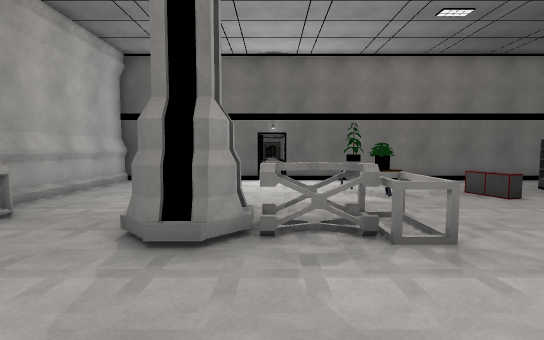
View 1 (above)

20 first-person views from a walk through a Unity game level. The camera is 1.5 m above the floor, tilts 4° down and sees 85° across. The floor is counted in squares, 1 m on a side. Each view is taken from the middle of a square. On the plan, view 1 faces up. The plan holds only what a view shows up to about 15 squares ahead; the rest is blank. The place goes on beyond the plan. Some animated figures are not drawn. Door leaves are left out, so doorways stand open. Surface patterns are stand-ins for the level's own textures.

View 2
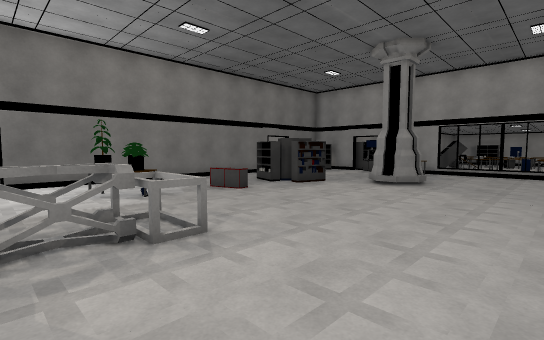

View 3
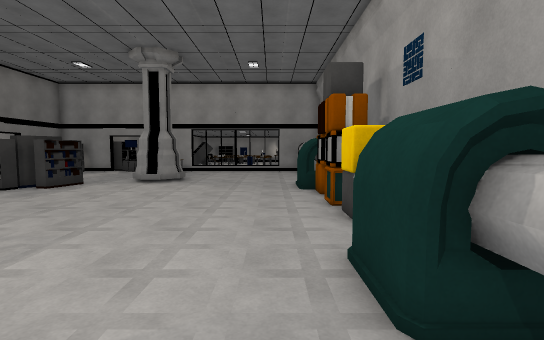

View 4
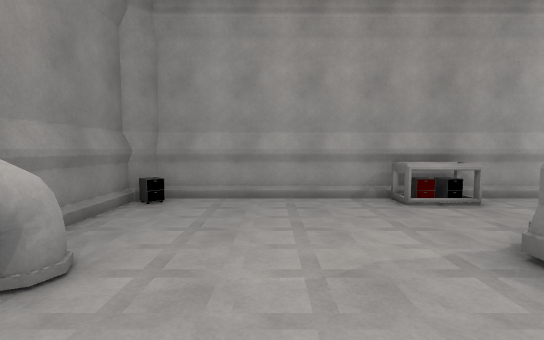

View 5
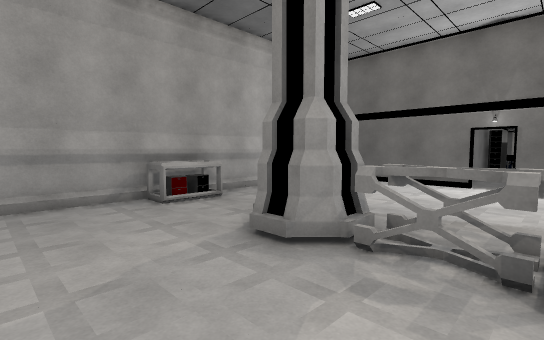

View 6
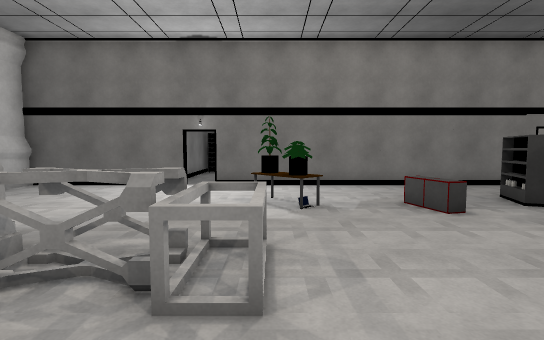

View 7
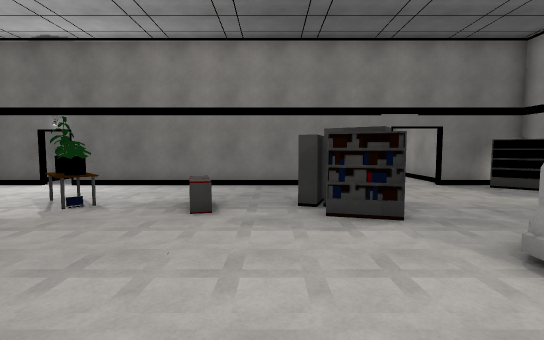

View 8
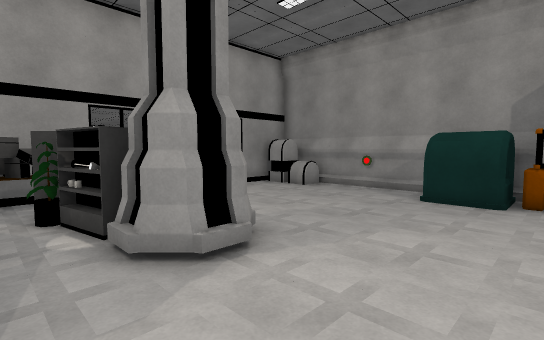

View 9
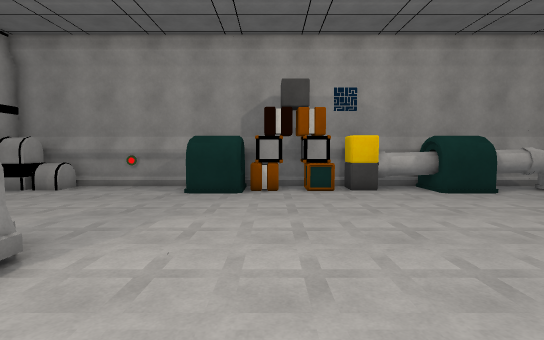

View 10
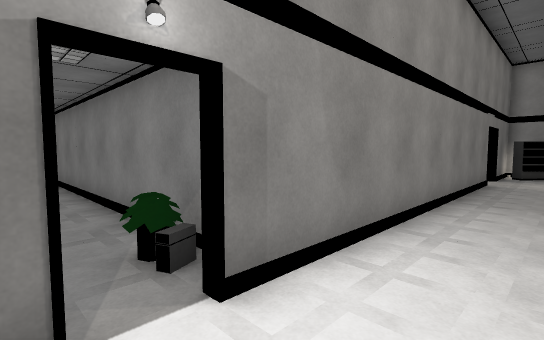

View 11
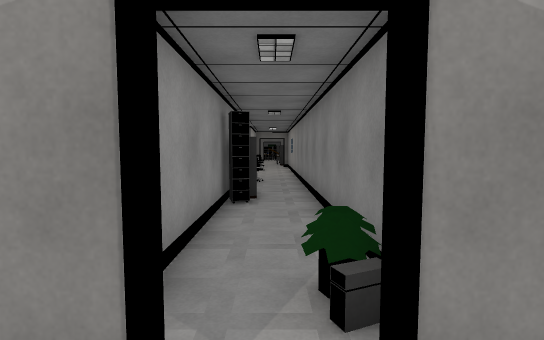

View 12
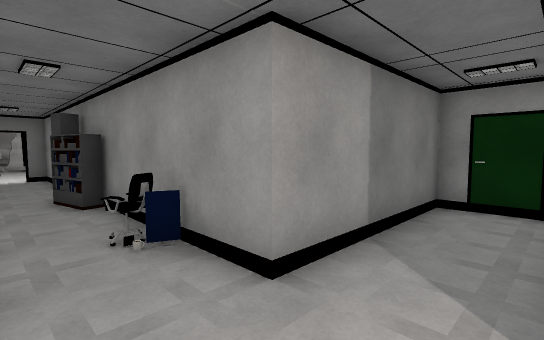

View 13
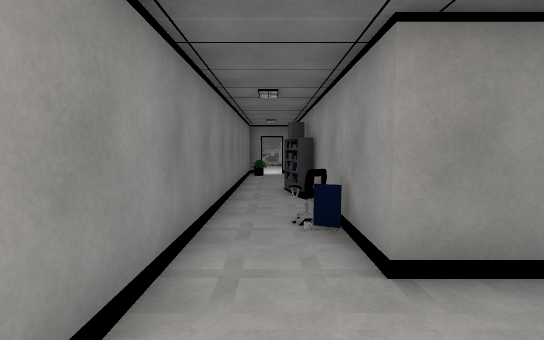

View 14
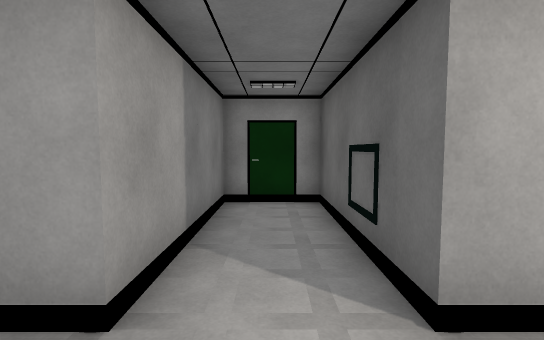

View 15
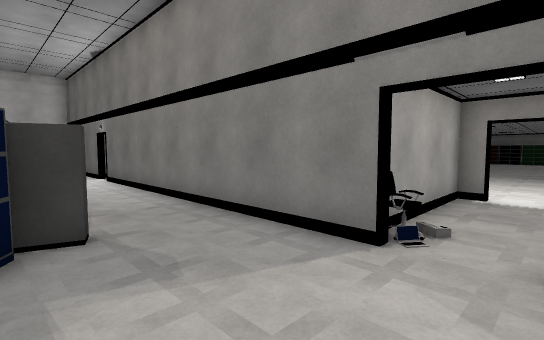

View 16
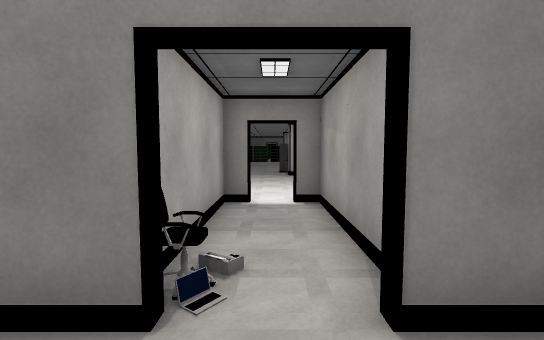

View 17
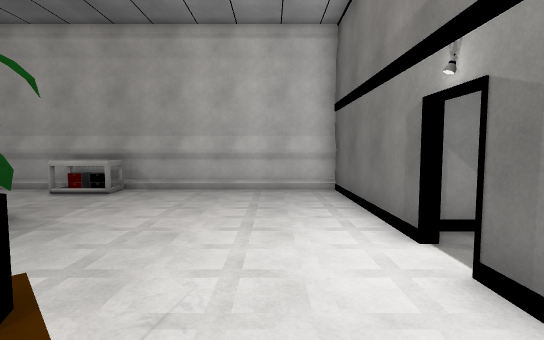

View 18
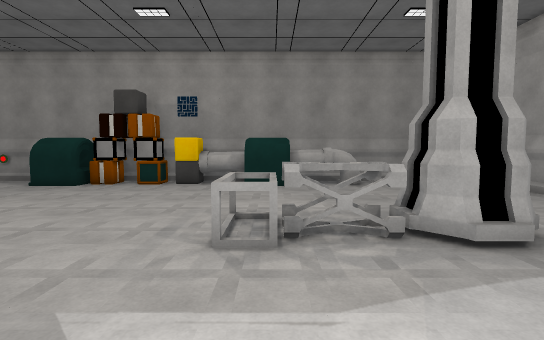

View 19
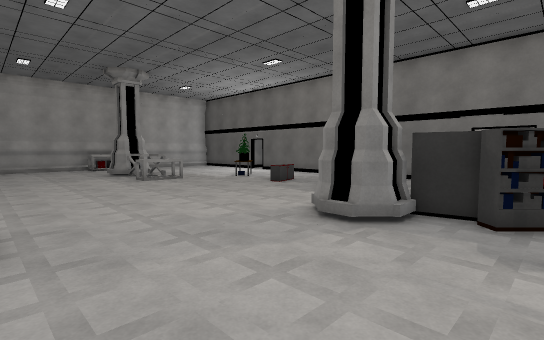

View 20
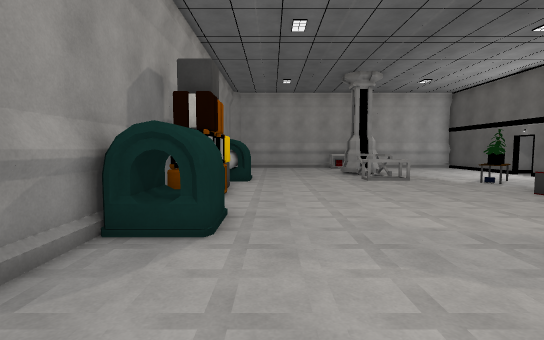

### Floor plan
Points are (right, up) in squares from view 1. A wall is a line through its corners. A room is listed if a view was taken in it or the views show most of it. See-through windows are left out.
Room 1 (views 1, 2, 3, 4, 5, 6, 7, 8, 9, 10, 11, 15, 16, 17, 18, 19, 20)
walls: (2.9, -3.1) (17.5, -3.1); (-0.5, 14.4) (-7.1, 14.4) (-7.1, -2.5) (-6.5, -3.1) (1.2, -3.1); (13.6, 14.4) (0.6, 14.4); (-6.7, 6.6) (-6.7, 4.5); (16.4, 15.2) (16.4, 20.4) (15.6, 20.4); (17.5, 14.4) (16, 14.4); (14.4, 20.4) (13.6, 20.4) (13.6, 15.6)
low walls: (2.9, 6.6) (2.9, 4.6) (1.9, 4.6) (1.9, 6.6) (2.9, 6.6); (2.8, 4.7) (2.8, 6.4)
ways out: open door at (0, 14.5) to room 2; open door at (15, 20.5)
objects: cabinet (-6, -2); cabinet (-6, 5); cabinet (-6, 6); pipe (-2, -2) to (0, -2); pillar (-2, 5) to (-1, 6); other object (0, 5) to (1, 6); other object (1, -2) to (3, -1); other object (3, 10) to (4, 10); other object (3, 11); other object (4, -2); other object (5, -2) to (6, -2); other object (7, -2); cabinet (7, 9) to (7, 10); other object (8, -2); other object (9, -2); other object (10, -2); shelf (10, 8) to (12, 9); shelf (10, 10) to (10, 11); other object (11, -2) to (12, -1); cabinet (11, 9) to (12, 10); pillar (13, 5) to (14, 6); shelf (14, 6) to (15, 6); chair (14, 15); shelf (16, 6) to (17, 7); other object (17, -2)
Room 2 (views 12, 13, 14)
walls: (-1.4, 20.1) (-1.4, 14.6) (-0.6, 14.6); (-1.4, 33.2) (-1.4, 32.4) (-7.4, 32.4) (-7.4, 29.6) (-1.4, 29.6) (-1.4, 23.7); (1.4, 16.6) (1.4, 31.6)
ways out: open door at (0, 14.5) to room 1
objects: other object (-4, 32) to (-3, 32); other object (-1, 21); shelf (-1, 22) to (-1, 23); chair (-1, 27); other object (-1, 28); other object (1, 16)

Where each view was taken, in squares from view 1:
view 1: 0 up, 0 right, facing up
view 2: 0 up, 0 right, facing up-right
view 3: 0 up, 1 left, facing right
view 4: 1 up, 2 right, facing left
view 5: 1 up, 2 right, facing up-left
view 6: 2 up, 3 right, facing up
view 7: 2 up, 9 right, facing up
view 8: 8 up, 9 right, facing down-right
view 9: 9 up, 9 right, facing down
view 10: 12 up, 1 left, facing up-right
view 11: 13 up, 0 right, facing up
view 12: 32 up, 1 right, facing down-left
view 13: 33 up, 0 right, facing down
view 14: 31 up, 1 right, facing left
view 15: 10 up, 16 right, facing up-left
view 16: 12 up, 15 right, facing up
view 17: 12 up, 4 right, facing left
view 18: 11 up, 2 right, facing down
view 19: 1 down, 17 right, facing up-left
view 20: 0 up, 17 right, facing left
